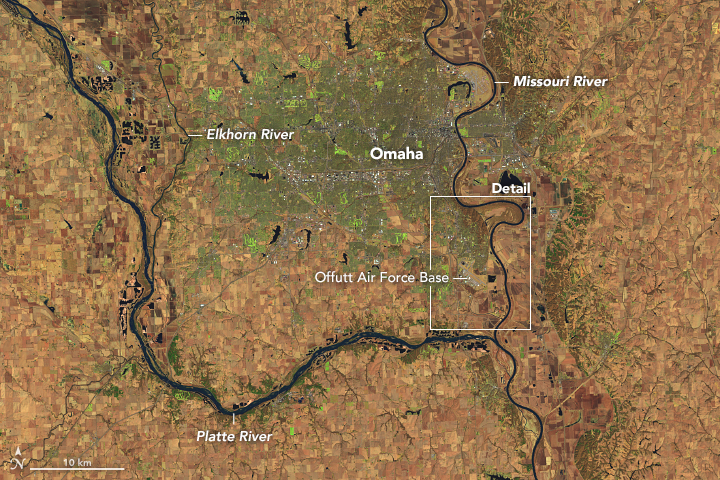
#> input picture images/omaha_before.jpg, 720 x 480 px
$ jupyter execute --allow-errors 'Code for all images.ipynb'   (shell and % lines are left out)   (older library calls are emulated)
#> lines starting #> are read from the running program, lines starting #| are printed output that depends on the picture; after the words box and inside, x2 and y2 are one past the last pixel; in counts of white or black regions, pixels touching at a corner belong together
[cell 1]
import cv2
import numpy as np
from skimage.measure import compare_ssim, compare_nrmse
import imutils
import matplotlib.pyplot as plt
from PIL import Image
import glob

### Omaha

[cell 2]
img8 = cv2.imread('./images/omaha_before.jpg')
#> img8 is the input picture: shape (480, 720, 3); mean B, G, R 74.9, 112.9, 143.1
img9 = cv2.imread('./images/omaha_after.jpg')
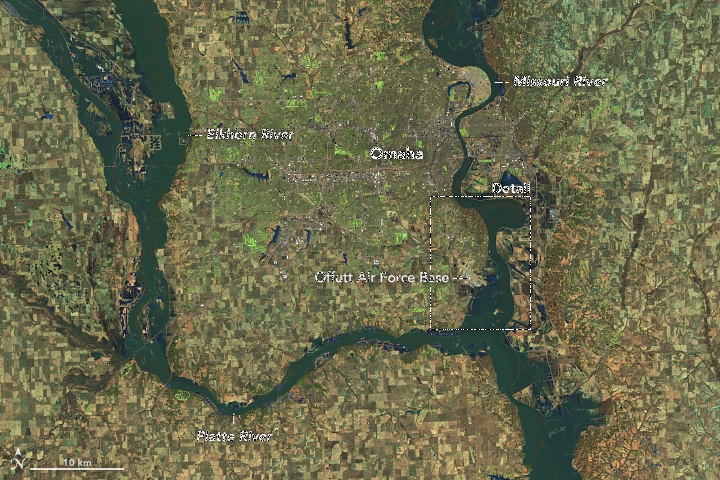
#> input picture images/omaha_after.jpg, 720 x 480 px
#> img9 is the input picture: shape (480, 720, 3); mean B, G, R 76.3, 106.1, 105.3

[cell 3]
gray8 = cv2.cvtColor(img8, cv2.COLOR_BGR2GRAY)
gray9 = cv2.cvtColor(img9, cv2.COLOR_BGR2GRAY)

[cell 4]
diff = cv2.absdiff(img8, img9)
gray = cv2.cvtColor(diff, cv2.COLOR_BGR2GRAY)

## find the nozero regions in the gray
imask =  gray>0
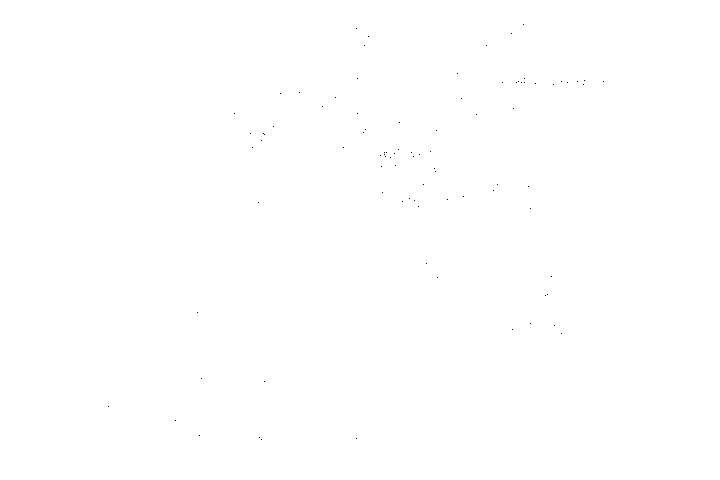
#> imask: shape (480, 720) bool; 100% white; black in thin lines or dots, all inside (x1, y1, x2, y2) = (108, 24, 604, 440)

## create a Mat like img2
canvas = np.zeros_like(img9, np.uint8)

## set mask
canvas[imask] = img9[imask]
cv2.imwrite('./Diff_result_images/result_omaha_pair.png', canvas)
#> Out = True

[cell 5]
plt.subplot(121),plt.imshow(img8,cmap = 'gray')
plt.title('Original Image'), plt.xticks([]), plt.yticks([])
plt.subplot(122),plt.imshow(img9,cmap = 'gray')
plt.title('Edge Image'), plt.xticks([]), plt.yticks([])
plt.show()
#> figure, not shown here; B, G, R data is drawn as R, G, B

[cell 6]
plt.subplot(121),plt.imshow(gray8,cmap = 'gray')
plt.title('Original Image'), plt.xticks([]), plt.yticks([])
plt.subplot(122),plt.imshow(gray9,cmap = 'gray')
plt.title('Edge Image'), plt.xticks([]), plt.yticks([])
plt.show()

[cell 7]
(score, diff) = compare_ssim(gray8, gray9, multichannel=True, full=True)
#> diff: shape (480, 720) float64
#> score = 0.452
diff = (diff * 255).astype("uint8")

[cell 8]
thresh = cv2.threshold(diff, 0, 255, cv2.THRESH_BINARY_INV | cv2.THRESH_OTSU)[1]
#> thresh: shape (480, 720); 38.7% white; 3278 white regions (2968 under 20 px)

[cell 9]
plt.subplot(),plt.imshow(thresh,cmap = 'gray')
plt.title('Threshold'), plt.xticks([]), plt.yticks([])
plt.show()

[cell 10]
from skimage.filters import roberts, sobel


edge_roberts = roberts(gray9)
edge_sobel = sobel(gray9)

fig, ax = plt.subplots(ncols=2, sharex=True, sharey=True,
                       figsize=(12, 10))

ax[0].imshow(edge_roberts, cmap=plt.cm.gray)
ax[0].set_title('Roberts Edge Detection')

ax[1].imshow(edge_sobel, cmap=plt.cm.gray)
ax[1].set_title('Sobel Edge Detection')

for a in ax:
    a.axis('off')

plt.tight_layout()
plt.show()

[cell 11]
edge_roberts[60]
#> Out = 720 values, max 0.34 at index 675, min 0 at index 161, mean 0.0719

[cell 12]
cnts = cv2.findContours(thresh.copy(), cv2.RETR_EXTERNAL, cv2.CHAIN_APPROX_SIMPLE)
#> cnts = 2862 contours, 2696 with area under 20; largest, box (x1, y1, x2, y2) and area: (0, 0, 244, 480) 61676, (235, 177, 613, 480) 30564, (575, 0, 720, 480) 25198, (422, 0, 504, 104) 3572, (555, 0, 705, 97) 2656
cnts = imutils.grab_contours(cnts)
for c in cnts:
# compute the bounding box of the contour and then draw the
# bounding box on both input images to represent where the two
# images differ
    (x, y, w, h) = cv2.boundingRect(c)
    cv2.rectangle(gray8, (x, y), (x + w, y + h), (0, 0, 255), 2)
    cv2.rectangle(gray9, (x, y), (x + w, y + h), (0, 0, 255), 2)
#> this loop made 2862 passes
#> (x, y, w, h) on passes 1, 4, 5: (698, 479, 1, 1), (653, 479, 1, 1), (638, 479, 1, 1)

[cell 13]
cv2.imshow("Original", img8)
cv2.imshow("Modified", img9)
cv2.imshow("Diff", diff)
cv2.imshow("Thresh", thresh)
cv2.waitKey(0)
cv2.destroyAllWindows(0)

#> (a cell that did not finish here is left out)

### first pair

[cell 15]
img0 = cv2.imread('Outputimages/cropped0.jpg')
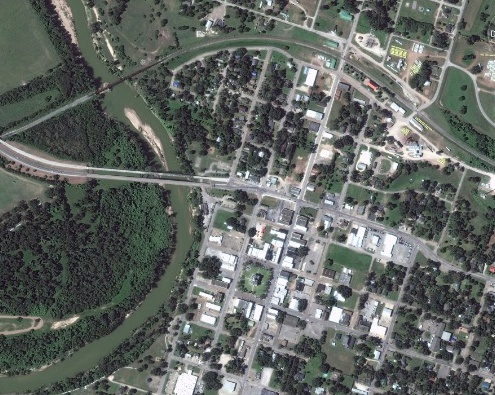
#> input picture Outputimages/cropped0.jpg, 495 x 395 px
#> img0 is the input picture: shape (395, 495, 3); mean B, G, R 99.8, 103.4, 98.7
img1 = cv2.imread('Outputimages/cropped1.jpg')
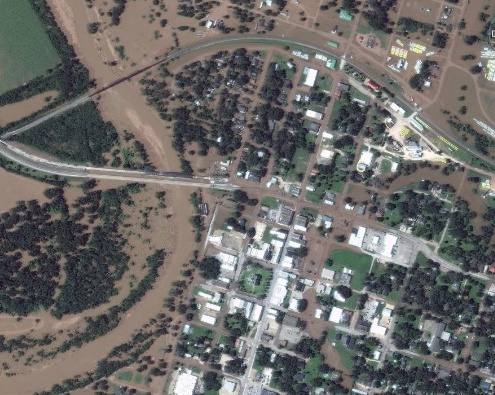
#> input picture Outputimages/cropped1.jpg, 495 x 395 px
#> img1 is the input picture: shape (395, 495, 3); mean B, G, R 104.5, 106.5, 108.2

[cell 16]
gray0 = cv2.cvtColor(img0, cv2.COLOR_BGR2GRAY)
gray1 = cv2.cvtColor(img1, cv2.COLOR_BGR2GRAY)

[cell 17]
diff = cv2.absdiff(img0, img1)
#> diff: shape (395, 495, 3)
gray = cv2.cvtColor(diff, cv2.COLOR_BGR2GRAY)
#> gray: shape (395, 495)

## find the nozero regions in the gray
imask =  gray>0
#> imask: shape (395, 495) bool; 99.9% white; black in thin lines or dots

## create a Mat like img2
canvas = np.zeros_like(img1, np.uint8)

## set mask
canvas[imask] = img1[imask]
#> canvas: shape (395, 495, 3)
cv2.imwrite('./Diff_result_images/result_1_pair.png', canvas)
#> Out = True

[cell 18]
plt.subplot(121),plt.imshow(img0,cmap = 'gray')
plt.title('Original Image'), plt.xticks([]), plt.yticks([])
plt.subplot(122),plt.imshow(img1,cmap = 'gray')
plt.title('Edge Image'), plt.xticks([]), plt.yticks([])
plt.show()
#> figure, not shown here; B, G, R data is drawn as R, G, B

[cell 19]
plt.subplot(121),plt.imshow(gray0,cmap = 'gray')
plt.title('Original Image'), plt.xticks([]), plt.yticks([])
plt.subplot(122),plt.imshow(gray1,cmap = 'gray')
plt.title('Edge Image'), plt.xticks([]), plt.yticks([])
plt.show()

[cell 20]
(score, diff) = compare_ssim(gray0, gray1, multichannel=True, full=True)
#> diff: shape (395, 495) float64
#> score = 0.548
diff = (diff * 255).astype("uint8")

[cell 21]
thresh = cv2.threshold(diff, 0, 255, cv2.THRESH_BINARY_INV | cv2.THRESH_OTSU)[1]
#> thresh: shape (395, 495); 37.7% white in thin lines or dots

[cell 22]
plt.subplot(),plt.imshow(thresh,cmap = 'gray')
plt.title('Threshold'), plt.xticks([]), plt.yticks([])
plt.show()

[cell 23]
thresh.shape
#> Out = (395, 495)

[cell 24]
cnts = cv2.findContours(thresh.copy(), cv2.RETR_EXTERNAL, cv2.CHAIN_APPROX_SIMPLE)
#> cnts = 2179 contours, 2018 with area under 20; largest, box (x1, y1, x2, y2) and area: (0, 0, 225, 381) 33519, (337, 0, 495, 161) 6252, (34, 218, 224, 395) 3028, (286, 174, 384, 304) 1928, (81, 0, 133, 82) 1775
cnts = imutils.grab_contours(cnts)
for c in cnts:
# compute the bounding box of the contour and then draw the
# bounding box on both input images to represent where the two
# images differ
    (x, y, w, h) = cv2.boundingRect(c)
    cv2.rectangle(gray0, (x, y), (x + w, y + h), (0, 0, 255), 2)
    cv2.rectangle(gray1, (x, y), (x + w, y + h), (0, 0, 255), 2)
#> this loop made 2179 passes
#> (c, x, y, w, h) on passes 3, 4, 9: ([[287, 394], [288, 394]], 287, 394, 2, 1), ([[233, 394], [234, 394]], 233, 394, 2, 1), ([[138, 394], [142, 394]], 138, 394, 5, 1)
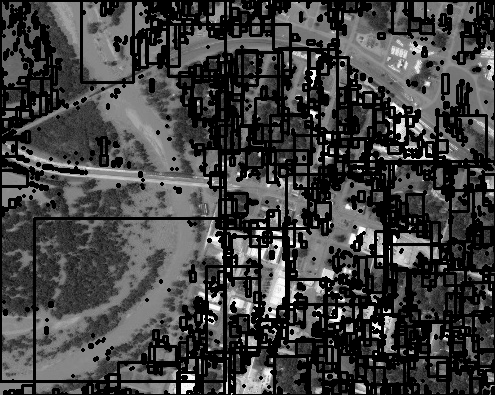
#> gray1: shape (395, 495); min 0, max 255, mean 66

[cell 25]
cv2.imshow("Original", img0)
cv2.imshow("Modified", img1)
cv2.imshow("Diff", diff)
cv2.imshow("Thresh", thresh)
cv2.waitKey(0)
cv2.destroyAllWindows(0)

[cell 26]
# writing files to Diff_result_images

cv2.imwrite('./Diff_result_images/Original_1_pair.jpg', img0)
cv2.imwrite('./Diff_result_images/Modified_1_pair.jpg', img1)
cv2.imwrite('./Diff_result_images/Difference_1_pair.jpg', diff)
cv2.imwrite('./Diff_result_images/Thresh_1_pair.jpg', thresh)
#> Out = True

[cell 27]
from skimage import measure

#> (a cell that did not finish here is left out)

#> (a cell that did not finish here is left out)

[cell 30]
fig, ax = plt.subplots()

#> (the rest of this cell did not finish here and is left out)

#> (a cell that did not finish here is left out)

[cell 32]
contours = measure.find_contours(gray0, 0.8)
#> contours = 967 point arrays, longest 2255 points

# Display the image and plot all contours found
fig, (axleft, axright) = plt.subplots(figsize=(12,10), ncols=2)
axleft.imshow(gray0, cmap=plt.cm.gray)
axright.imshow(gray1, cmap=plt.cm.gray)

for contour in contours:
    axleft.plot(contour[:, 1], contour[:, 0], linewidth=1)
    axright.plot(contour[:, 1], contour[:, 0], linewidth=1)
#> this loop made 967 passes
#> contour on pass 3: [[0, 257], [0.992, 256], [0, 255]]


#ax.axis('image')
axleft.set_xticks([])
axleft.set_yticks([])
axright.set_xticks([])
axright.set_yticks([])

### second pair

[cell 33]
img2 = cv2.imread('Outputimages/cropped2.jpg')
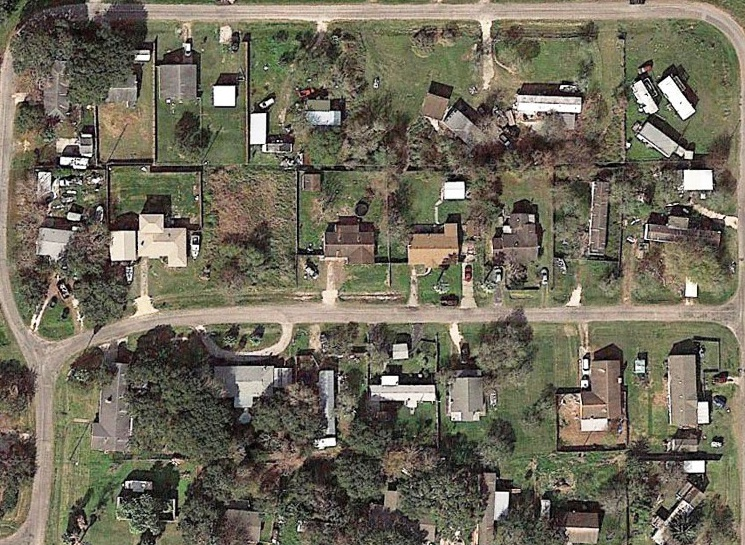
#> input picture Outputimages/cropped2.jpg, 745 x 545 px
#> img2 is the input picture: shape (545, 745, 3); mean B, G, R 90.1, 106.4, 111.4
img3 = cv2.imread('Outputimages/cropped3.jpg')
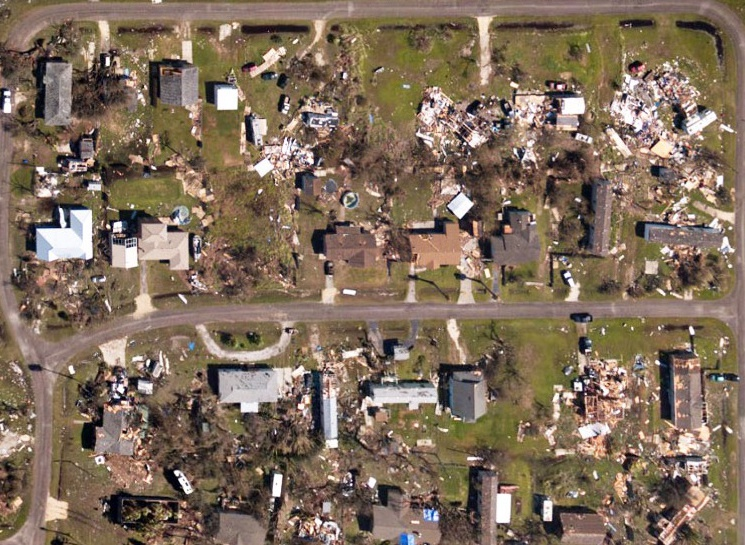
#> input picture Outputimages/cropped3.jpg, 745 x 545 px
#> img3 is the input picture: shape (545, 745, 3); mean B, G, R 91.7, 109.6, 127.9

[cell 34]
gray2 = cv2.cvtColor(img2, cv2.COLOR_BGR2GRAY)
gray3 = cv2.cvtColor(img3, cv2.COLOR_BGR2GRAY)

[cell 35]
diff = cv2.absdiff(img2, img3)
#> diff: shape (545, 745, 3)
gray = cv2.cvtColor(diff, cv2.COLOR_BGR2GRAY)
#> gray: shape (545, 745)

## find the nozero regions in the gray
imask =  gray>0
#> imask: shape (545, 745) bool; 100% white; black in thin lines or dots, all inside (x1, y1, x2, y2) = (44, 37, 740, 534)

## create a Mat like img2
canvas = np.zeros_like(img3, np.uint8)

## set mask
canvas[imask] = img3[imask]
#> canvas: shape (545, 745, 3)
cv2.imwrite('./Diff_result_images/result_2_pair.png', canvas)
#> Out = True

[cell 36]
plt.subplot(121),plt.imshow(img2,cmap = 'gray')
plt.title('Original Image'), plt.xticks([]), plt.yticks([])
plt.subplot(122),plt.imshow(img3,cmap = 'gray')
plt.title('Edge Image'), plt.xticks([]), plt.yticks([])
plt.show()
#> figure, not shown here; B, G, R data is drawn as R, G, B

[cell 37]
plt.subplot(121),plt.imshow(gray2,cmap = 'gray')
plt.title('Original Image'), plt.xticks([]), plt.yticks([])
plt.subplot(122),plt.imshow(gray3,cmap = 'gray')
plt.title('Edge Image'), plt.xticks([]), plt.yticks([])
plt.show()

[cell 38]
(score, diff) = compare_ssim(gray2, gray3, multichannel=True, full=True)
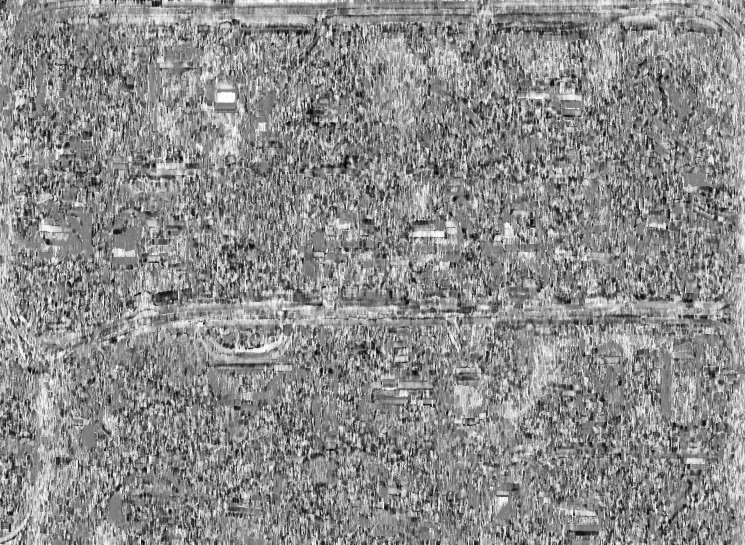
#> diff: shape (545, 745) float64; min -0.958, max 0.998, mean 0.119; drawn with min black and max white
#> score = 0.118
diff = (diff * 255).astype("uint8")

[cell 39]
thresh = cv2.threshold(diff, 0, 255, cv2.THRESH_BINARY_INV | cv2.THRESH_OTSU)[1]
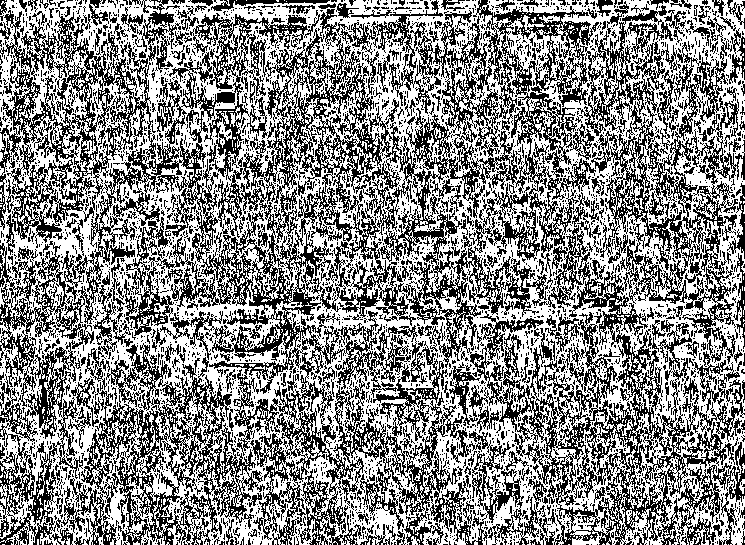
#> thresh: shape (545, 745); 53.9% white; black in thin lines or dots

[cell 40]
plt.subplot(),plt.imshow(thresh,cmap = 'gray')
plt.title('Threshold'), plt.xticks([]), plt.yticks([])
plt.show()

[cell 41]
cnts = cv2.findContours(thresh.copy(), cv2.RETR_EXTERNAL, cv2.CHAIN_APPROX_SIMPLE)
#> cnts = 212 contours, 206 with area under 20; largest, box (x1, y1, x2, y2) and area: (0, 0, 745, 545) 387299, (141, 526, 165, 545) 126, (152, 497, 169, 537) 57, (739, 479, 745, 494) 34, (411, 536, 420, 545) 26, (0, 133, 5, 151) 25
cnts = imutils.grab_contours(cnts)
for c in cnts:
# compute the bounding box of the contour and then draw the
# bounding box on both input images to represent where the two
# images differ
    (x, y, w, h) = cv2.boundingRect(c)
    cv2.rectangle(gray2, (x, y), (x + w, y + h), (0, 0, 255), 2)
    cv2.rectangle(gray3, (x, y), (x + w, y + h), (0, 0, 255), 2)
#> this loop made 212 passes
#> (x, y, w, h) on passes 1, 2, 4: (728, 544, 1, 1), (699, 544, 1, 1), (419, 544, 1, 1)
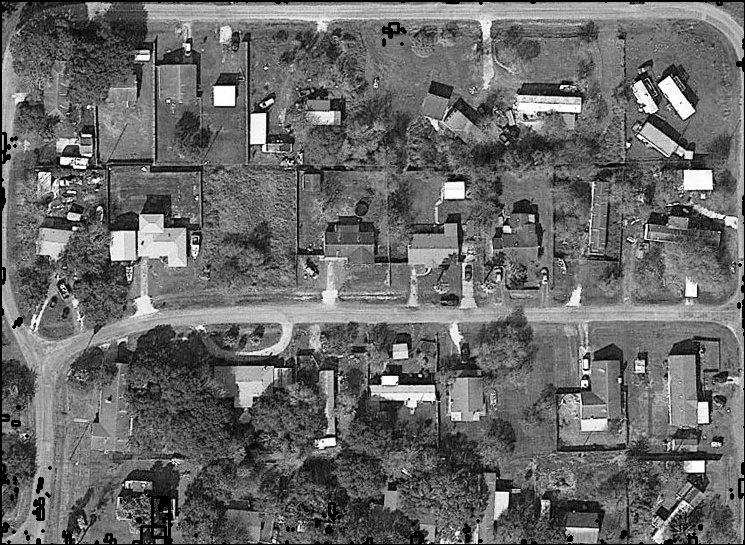
#> gray2: shape (545, 745); min 0, max 255, mean 103.8

cv2.imshow("Original", img2)
cv2.imshow("Modified", img3)
cv2.imshow("Diff", diff)
cv2.imshow("Thresh", thresh)
cv2.waitKey(0)
cv2.destroyAllWindows(0)

[cell 42]
# writing files to Diff_result_images

cv2.imwrite('./Diff_result_images/Original_2_pair.jpg', img0)
cv2.imwrite('./Diff_result_images/Modified_2_pair.jpg', img1)
cv2.imwrite('./Diff_result_images/Difference_2_pair.jpg', diff)
cv2.imwrite('./Diff_result_images/Thresh_2_pair.jpg', thresh)
#> Out = True
